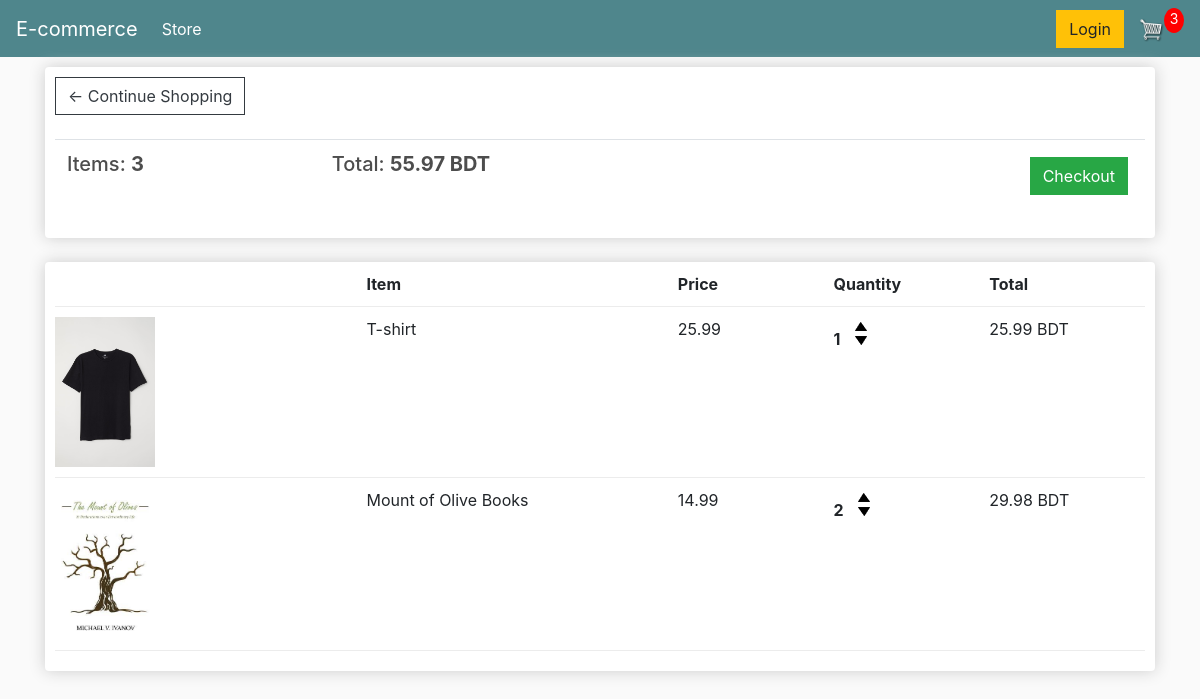
/cart/ (signed in), run on an earlier commit of the app's database.
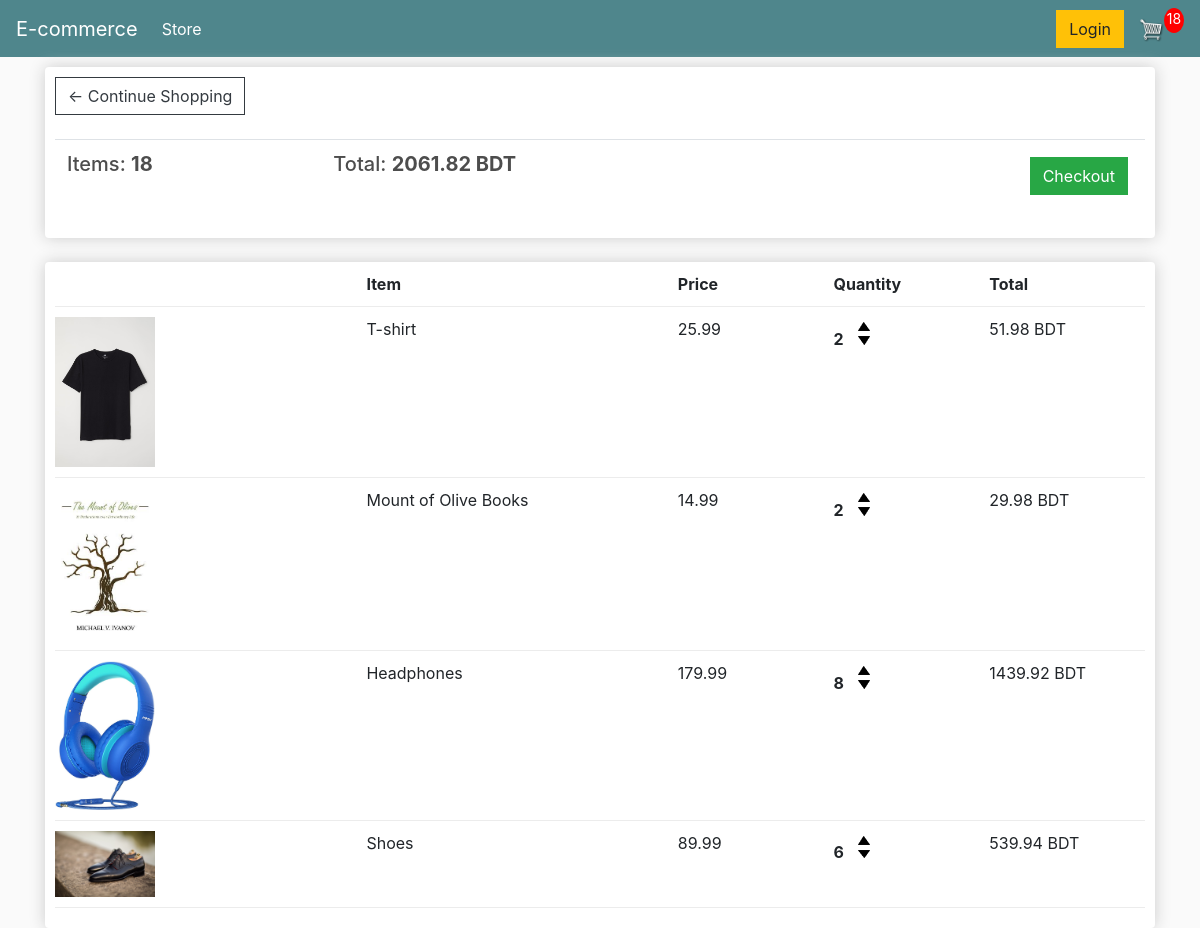
And on a later commit of the database.
### store/models.py (models this page shows, shortened)
class Order(models.Model):
    customer = models.ForeignKey(Customer, on_delete=models.SET_NULL, null=True, blank=True)
    date_ordered = models.DateTimeField(auto_now_add=True)
    complete = models.BooleanField(default=False)
    transaction_id = models.CharField(max_length=100, null=True)
    @property
    def get_cart_total(self):
        orderitems = self.orderitem_set.all()
        total = sum([item.get_total for item in orderitems])
        return total
    @property
    def get_cart_items(self):
        orderitems = self.orderitem_set.all()
        total = sum([item.quantity for item in orderitems])
        return total

class OrderItem(models.Model):
    product = models.ForeignKey(Product, on_delete=models.SET_NULL, null=True)
    order = models.ForeignKey(Order, on_delete=models.SET_NULL, null=True)
    quantity = models.IntegerField(default=0, null=True, blank=True)
    date_added = models.DateTimeField(auto_now_add=True)
    @property
    def get_total(self):
        total = self.product.price * self.quantity
        return total

class Product(models.Model):
    name = models.CharField(max_length=200, null=True)
    price = models.FloatField()
    digital = models.BooleanField(default=False, null=True, blank=True)
    image = models.ImageField(null=True, blank=True, upload_to='product/')
    @property
    def imageURL(self):
        try:
            url = self.image.url
        except:
            url = ''
        return url

### store/views.py (the view)
# urls.py: path('cart/', views.cart, name="cart"),
def cart(request):
    if request.user.is_authenticated:
        customer = request.user.customer
        order, created = Order.objects.get_or_create(customer=customer, complete=False)
        items = order.orderitem_set.all()
        cartItems = order.get_cart_items
    else:
        items = []
        order = {'get_cart_total': 0, 'get_cart_items': 0, 'shipping': False}
        cartItems = order['get_cart_items']
    context = {
        'items': items,
        'order': order,
        'cartItems': cartItems,
    }
    return render(request, 'cart.html', context)

### ecommerce/templates/cart.html
{% extends 'base.html' %}
{% load static %}
{% block content %}
<div class="row">
  <div class="col-lg-12">
    <div class="box-element">
      <a  class="btn btn-outline-dark" href="{% url 'store' %}">&#x2190; Continue Shopping</a>
      <br>
      <br>
      <table class="table">
        <tr>
          <th><h5>Items: <strong>{{ order.get_cart_items }}</strong></h5></th>
          <th><h5>Total: <strong>{{ order.get_cart_total | floatformat:2 }} BDT</strong></h5></th>
          <th>
            <a style="float: right; margin: 5px;" href="{% url 'checkout' %}" class="btn btn-success">Checkout</a>
          </th>
        </tr>
      </table>
    </div>
    <br>
    <div class="box-element">
      <div class="cart-row">
        <div style="flex:2"></div>
        <div style="flex:2"><strong>Item</strong></div>
        <div style="flex:1"><strong>Price</strong></div>
        <div style="flex:1"><strong>Quantity</strong></div>
        <div style="flex:1"><strong>Total</strong></div>
      </div>
      {% for item in items %}
      <div class="cart-row">
        <div style="flex:2"><img class="row-image" src="{{ item.product.imageURL }}"></div>
        <div style="flex:2"><p>{{ item.product.name }}</p></div>
        <div style="flex:1"><p>{{ item.product.price | floatformat:2 }}</p></div>
        <div style="flex:1">
          <p class="quantity">{{ item.quantity }}</p>
          <div class="quantity">
            <img class="chg-quantity update-cart" src="{% static  'images/arrow-up.png' %}" data-product={{item.product.id}} data-action="add">
            <img class="chg-quantity update-cart" src="{% static  'images/arrow-down.png' %}" data-product={{item.product.id}} data-action="remove">
					</div>
        </div>
        <div style="flex:1"><p>{{ item.get_total | floatformat:2 }} BDT</p></div>
      </div>
      {% endfor %}
    </div>
  </div>
</div>
{% endblock content %}

### ecommerce/templates/base.html (shortened to what this page needs)
<!DOCTYPE html>
{% load static %}
<html lang="en" dir="ltr">
  <head>
    <link rel="stylesheet" href="https://cdn.jsdelivr.net/npm/bootstrap@4.5.3/dist/css/bootstrap.min.css">
    <link rel="stylesheet" href="{% static 'css/main.css' %}">
  </head>
  <body>
    <nav class="navbar navbar-expand-lg navbar-dark bg-dark">
  	  <a class="navbar-brand" href="{% url 'store' %}">E-commerce</a>
  	  <div class="collapse navbar-collapse" id="navbarSupportedContent">
  	    <ul class="navbar-nav mr-auto">
  	      <li class="nav-item active">
  	        <a class="nav-link" href="{% url 'store' %}">Store <span class="sr-only">(current)</span></a>
  	      </li>
  	    </ul>
        <div class="form-inline my-2 my-lg-0">
          <a href="#"class="btn btn-warning">Login</a>
          <a href="{% url 'cart' %}"><img  id="cart-icon" src="{% static 'images/cart.png' %}"></a>
          <p id="cart-total">{{ cartItems }}</p>
        </div>
  	  </div>
  	</nav>
    <div class="container">
      {% block content %}
      {% endblock content %}
    </div>
  </body>
</html>

### ecommerce/static/css/main.css (style rules this page uses)
body { background-color: hsl(0, 0%, 98%); }
h1,h2,h3,h4,h5,h6 { color:hsl(0, 0%, 30%); }
.box-element { box-shadow:hsl(0, 0%, 80%) 0 0 16px; background-color: #fff; border-radius: 4px; padding: 10px; }
.bg-dark { background-color: #4f868c!important; }
#cart-icon { width:25px; display: inline-block; margin-left: 15px; }
#cart-total { display: block; text-align: center; color:#fff; background-color: red; width: 20px; height: 25px; border-radius: 50%; font-size: 14px; }
.col-lg-4, .col-lg-6, .col-lg-8, .col-lg-12 { margin-top: 10px; }
.btn { border-radius: 0; }
.row-image { width: 100px; }
.cart-row { display: flex; align-items: flex-stretch; padding-bottom: 10px; margin-bottom: 10px; border-bottom: 1px solid #ececec; }
.quantity { display: inline-block; font-weight: 700; padding-right:10px; }
.chg-quantity { width: 12px; cursor: pointer; display: block; margin-top: 5px; transition:.1s; }

What changed in the data, as far as the page shows it:
changed through a linked row, Order: get_cart_items "3" → "18"; get_cart_total "55.97" → "2061.82"
changed OrderItem "T-shirt": quantity "1" → "2"; get_total "25.99" → "51.98"
added OrderItem: product.imageURL (picture), product.name "Headphones", product.price "179.99", quantity "8", get_total "1439.92"
added OrderItem: product.imageURL (picture), product.name "Shoes", product.price "89.99", quantity "6", get_total "539.94"
Also different on the page:
{{ cartItems }}: "3" → "18"
